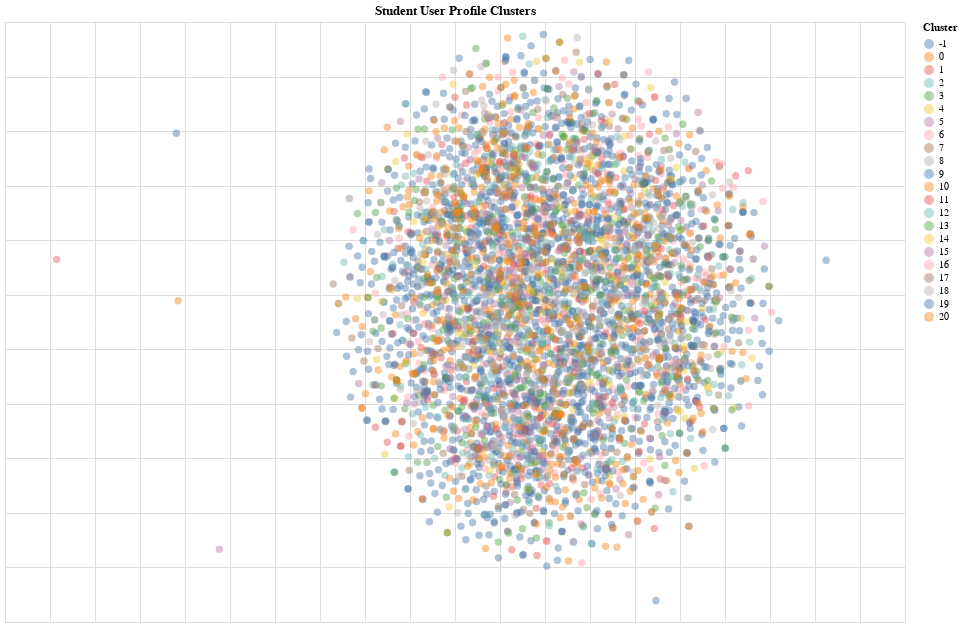

The notebook cell this image was saved under:
### Code cell
chart

### Figure 1 — Vega-Lite specification as saved in the notebook (floating-point values rounded to 4 significant figures; data arrays with more than 128 entries replaced by an {"elided": "..."} marker saying what was removed)
{"$schema": "https://vega.github.io/schema/vega-lite/v4.8.1.json", "config": {"axis": {"domain": false, "labelPadding": 5, "labels": false, "ticks": false, "title": null}, "view": {"continuousHeight": 300, "continuousWidth": 400}}, "data": {"name": "data-1cfef818deaaf99c9831e07eb067febd"}, "datasets": {"data-1cfef818deaaf99c9831e07eb067febd": {"elided": "5000 records"}}, "encoding": {"color": {"condition": {"field": "clusters", "selection": "selector001", "title": "Cluster", "type": "nominal"}, "value": "lightgray"}, "x": {"field": "Dim #1", "type": "quantitative"}, "y": {"field": "Dim #2", "type": "quantitative"}}, "height": 600, "mark": {"opacity": 0.45, "size": 55, "type": "circle"}, "selection": {"selector001": {"bind": "legend", "fields": ["clusters"], "on": "click", "type": "single"}}, "title": "Student User Profile Clusters", "width": 900}
